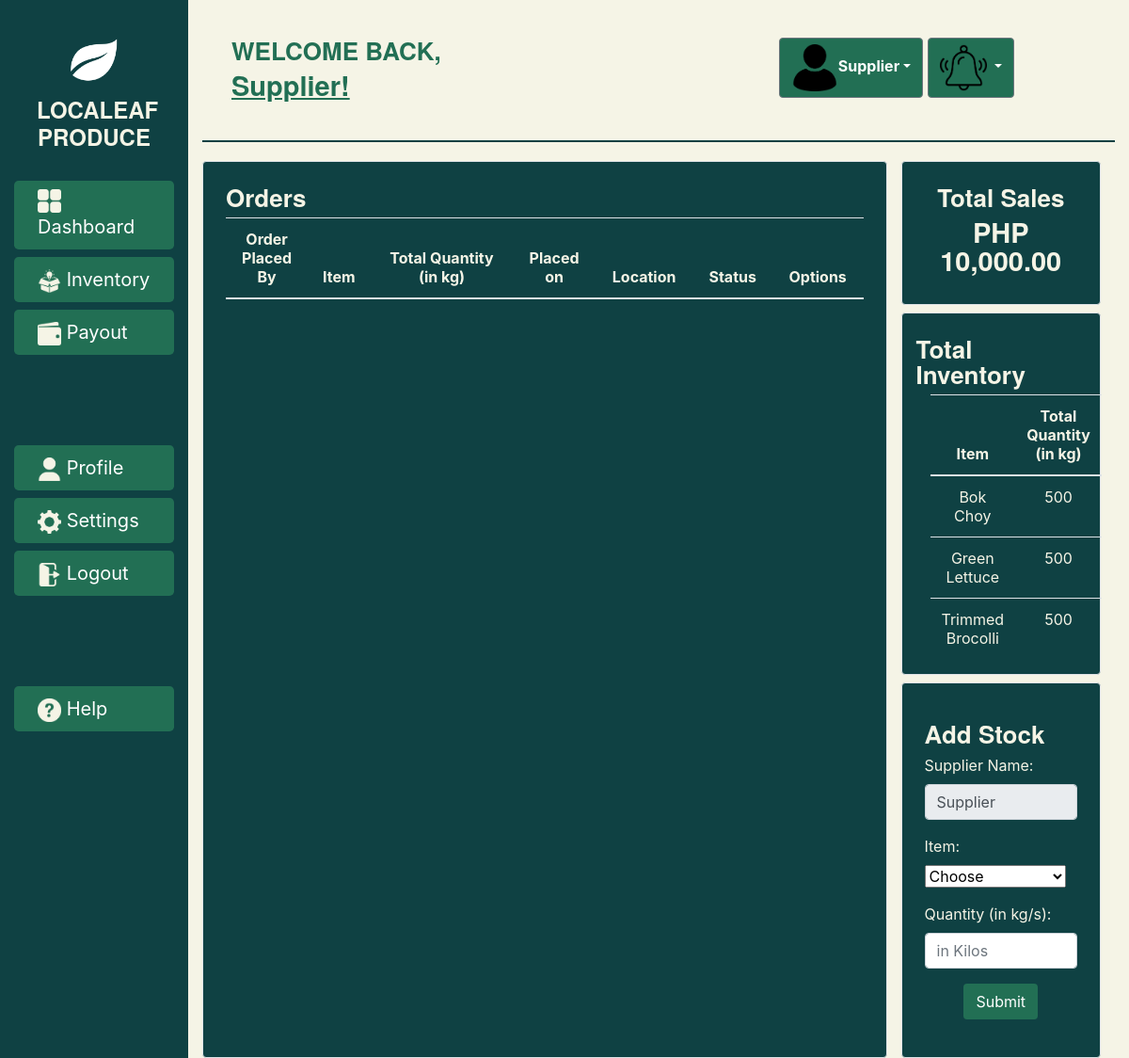
/supplier, run on an earlier commit of the app's database.
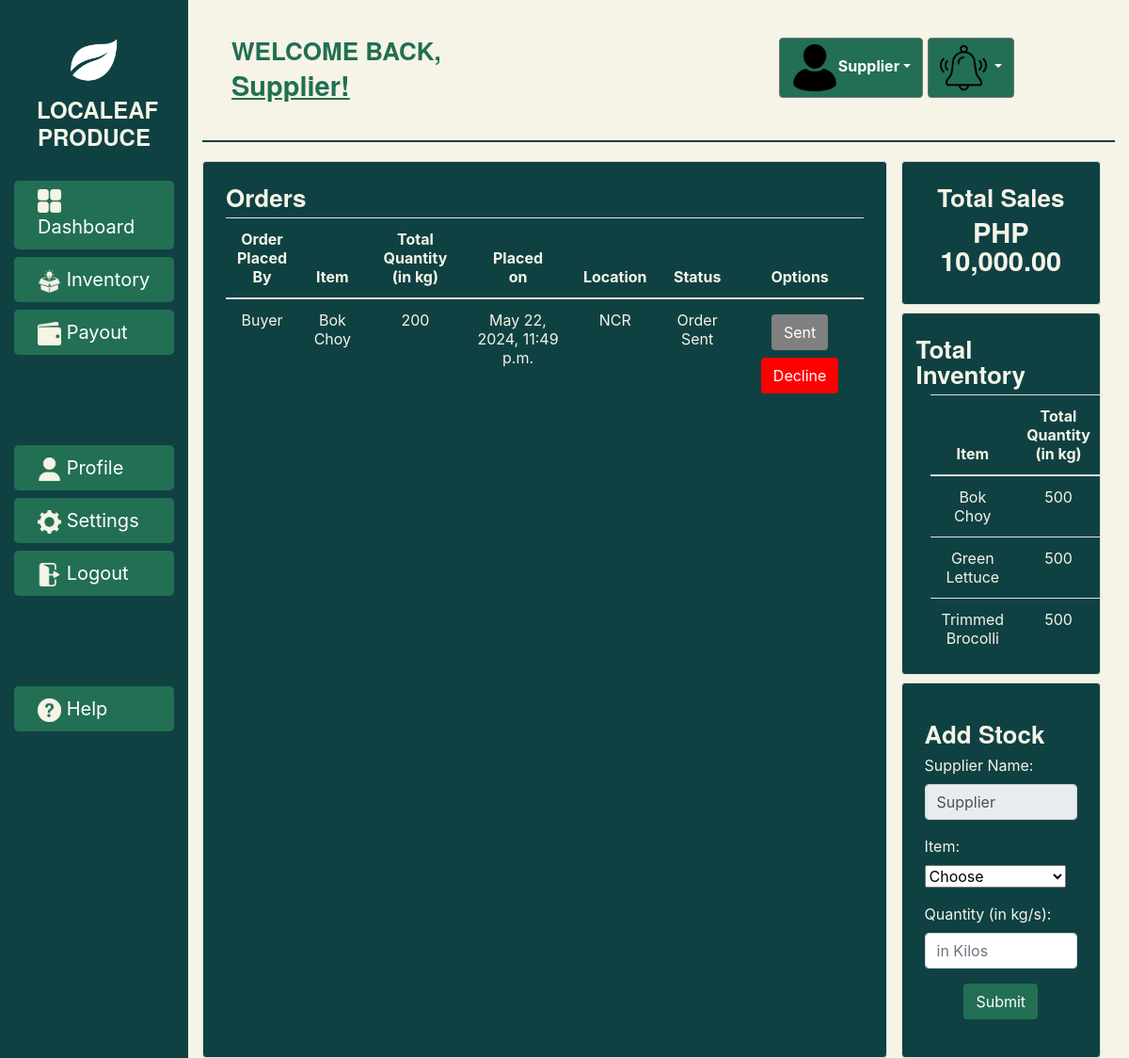
And on a later commit of the database.
### lapp/models.py (models this page shows, shortened)
class SupplierStock(models.Model):
    name = models.CharField(max_length=300)
    item = models.CharField(max_length=300)
    quantity = models.IntegerField()
    stock_added_on = models.DateTimeField(auto_now_add=True)
    objects = models.Manager()

class Order(models.Model):
    placed_by = models.CharField(max_length=300, default='Buyer')
    unit_price = models.IntegerField(default=0)
    total_price = models.IntegerField(default=0)
    supplier = models.CharField(max_length=300)
    item = models.CharField(max_length=300)
    quantity = models.IntegerField()
    created_on = models.DateTimeField(auto_now_add=True)
    location = models.CharField(max_length=300)
    status = models.CharField(max_length=300, default='Pending Payment')
    objects = models.Manager()

### lapp/views.py (the view)
# urls.py: path('supplier', views.supplier, name='supplier'),
def supplier(request):
    stocks= SupplierStock.objects.all().order_by('-stock_added_on')
    total_quantity = SupplierStock.objects.values('item').annotate(total_quantity=Sum('quantity'))
    try:
        total_revenue = f"{OrderHistory.objects.filter(status='Order Fulfilled').aggregate(Sum('total_price'))['total_price__sum']:,.2f}"
    except:
        total_revenue = 0
    orders = Order.objects.all()
    if (request.method=="POST"):
        name = request.POST.get('name')
        item = request.POST.get('item')
        quantity = request.POST.get('quantity')
        SupplierStock.objects.create(name=name, item=item, quantity=quantity)
    return render(request, 'lapp/supplier.html', {'stocks':stocks, 'total_quantity': total_quantity, 'orders':orders, 'total_revenue':total_revenue})

### lapp/templates/lapp/supplier.html (shortened to what the changed rows need)
{% load static %}
<html>
<link rel="stylesheet" href="https://stackpath.bootstrapcdn.com/bootstrap/4.3.1/css/bootstrap.min.css"/>
<body>
  <div class="container-fluid">
      <div class="row">
          <div class="col bcolor">
            <div class="container-fluid">
              <div class="row">
                <div class="col bcolor2 border rounded p-4 align-items-center">
                  <table class="table bodycolor text-center">
                    <thead class="thead">
                      <th scope="col">Order <br>Placed <br>By</th>
                      <th scope="col">Item</th>
                      <th scope="col">Total Quantity <br>(in kg)</th>
                      <th scope="col">Placed <br>on</th>
                      <th scope="col">Location</th>
                      <th scope="col">Status</th>
                      <th scope="col">Options</th>
                    <tbody>
                      {% for o in orders %}
                          <tr>
                            <td>{{ o.placed_by }}</td>
                            <td>{{ o.item }}</td>
                            <td>{{ o.quantity }}</td>
                            <td>{{ o.created_on }}</td>
                            <td>{{ o.location }}</td>
                            <td>{{ o.status }}</td>
                            <td>
                              {% if o.status == 'Pending Payment' or o.status == 'Payment Sent' %}
                              <a style="color: white; background-color:gray;" href="{% url 'receive_payment' pk=o.pk %}"  class="btn m-1">Receive <br> Payment</a>
                              <a href="{% url 'accept_order' pk=o.pk %}"  class="btn m-1">Accept</a>
                              <a style="color: white; background-color:red;" href="{% url 'decline_order' pk=o.pk %}"  class="btn m-1">Decline</a>
                              {% else %}
                              <a style="color: white; background-color:gray;" href="{% url 'sent_order' pk=o.pk %}"  class="btn m-1">Sent</a>
                              <a style="color: white; background-color:red;" href="{% url 'decline_order' pk=o.pk %}"  class="btn m-1">Decline</a>
                            </td>
                          </tr>
                          {% endif %}
                        {% endfor %}
                    </tbody>
                  </table>
                </div>
                <div class="col-sm-3">
                  <div class="col bcolor2 border rounded pt-4 mt-2">
                    <div class="container bodycolor">
                      <table class="table bodycolor text-center">
                        <thead class="thead">
                          <th scope="col">Item</th>
                          <th scope="col">Total Quantity <br>(in kg)</th>
                        <tbody>
                          {% for item in total_quantity %}
                            <tr>
                              <td>{{ item.item }}</td>
                              <td>{{ item.total_quantity }}</td>
                            </tr>
                          {% endfor %}
                        </tbody>
                      </table>
                    </div>
                  </div>
                </div>
              </div>
            </div>
          </div>
      </div>
  </div>
</body>
</html>

What changed in the data, as far as the page shows it:
added Order: placed_by "Buyer", item "Bok Choy", quantity "200", created_on "May 22, 2024, 11:49 p.m.", location "NCR", status "Order Sent", shows "Decline"
